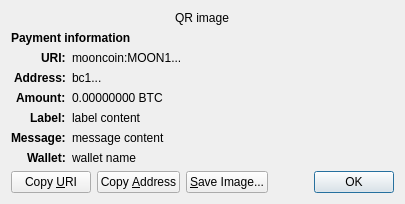
<?xml version="1.0" encoding="UTF-8"?>
<ui version="4.0">
 <class>ReceiveRequestDialog</class>
 <widget class="QDialog" name="ReceiveRequestDialog">
  <property name="geometry">
   <rect>
    <x>0</x>
    <y>0</y>
    <width>413</width>
    <height>229</height>
   </rect>
  </property>
  <property name="windowTitle">
   <string>Request payment to ...</string>
  </property>
  <layout class="QGridLayout" name="gridLayout" columnstretch="0,1">
   <property name="sizeConstraint">
    <enum>QLayout::SetFixedSize</enum>
   </property>
   <item row="0" column="0" colspan="2" alignment="Qt::AlignHCenter">
    <widget class="QRImageWidget" name="qr_code">
     <property name="text">
      <string notr="true">QR image</string>
     </property>
     <property name="textInteractionFlags">
      <set>Qt::NoTextInteraction</set>
     </property>
    </widget>
   </item>
   <item row="1" column="0" colspan="2">
    <widget class="QLabel" name="payment_header">
     <property name="font">
      <font>
       <weight>75</weight>
       <bold>true</bold>
      </font>
     </property>
     <property name="text">
      <string>Payment information</string>
     </property>
     <property name="textInteractionFlags">
      <set>Qt::NoTextInteraction</set>
     </property>
    </widget>
   </item>
   <item row="2" column="0" alignment="Qt::AlignRight|Qt::AlignTop">
    <widget class="QLabel" name="uri_tag">
     <property name="font">
      <font>
       <weight>75</weight>
       <bold>true</bold>
      </font>
     </property>
     <property name="text">
      <string notr="true">URI:</string>
     </property>
     <property name="textFormat">
      <enum>Qt::PlainText</enum>
     </property>
     <property name="textInteractionFlags">
      <set>Qt::NoTextInteraction</set>
     </property>
    </widget>
   </item>
   <item row="2" column="1" alignment="Qt::AlignTop">
    <widget class="QLabel" name="uri_content">
     <property name="text">
      <string notr="true">mooncoin:MOON1...</string>
     </property>
     <property name="textFormat">
      <enum>Qt::RichText</enum>
     </property>
     <property name="wordWrap">
      <bool>true</bool>
     </property>
     <property name="textInteractionFlags">
      <set>Qt::TextSelectableByMouse</set>
     </property>
    </widget>
   </item>
   <item row="3" column="0" alignment="Qt::AlignRight|Qt::AlignTop">
    <widget class="QLabel" name="address_tag">
     <property name="font">
      <font>
       <weight>75</weight>
       <bold>true</bold>
      </font>
     </property>
     <property name="text">
      <string>Address:</string>
     </property>
     <property name="textInteractionFlags">
      <set>Qt::NoTextInteraction</set>
     </property>
    </widget>
   </item>
   <item row="3" column="1" alignment="Qt::AlignTop">
    <widget class="QLabel" name="address_content">
     <property name="text">
      <string notr="true">bc1...</string>
     </property>
     <property name="textFormat">
      <enum>Qt::PlainText</enum>
     </property>
     <property name="textInteractionFlags">
      <set>Qt::TextSelectableByMouse</set>
     </property>
    </widget>
   </item>
   <item row="4" column="0" alignment="Qt::AlignRight|Qt::AlignTop">
    <widget class="QLabel" name="amount_tag">
     <property name="font">
      <font>
       <weight>75</weight>
       <bold>true</bold>
      </font>
     </property>
     <property name="text">
      <string>Amount:</string>
     </property>
     <property name="textInteractionFlags">
      <set>Qt::NoTextInteraction</set>
     </property>
    </widget>
   </item>
   <item row="4" column="1" alignment="Qt::AlignTop">
    <widget class="QLabel" name="amount_content">
     <property name="text">
      <string notr="true">0.00000000 BTC</string>
     </property>
     <property name="textFormat">
      <enum>Qt::PlainText</enum>
     </property>
     <property name="textInteractionFlags">
      <set>Qt::TextSelectableByMouse</set>
     </property>
    </widget>
   </item>
   <item row="5" column="0" alignment="Qt::AlignRight|Qt::AlignTop">
    <widget class="QLabel" name="label_tag">
     <property name="font">
      <font>
       <weight>75</weight>
       <bold>true</bold>
      </font>
     </property>
     <property name="text">
      <string>Label:</string>
     </property>
     <property name="textInteractionFlags">
      <set>Qt::NoTextInteraction</set>
     </property>
    </widget>
   </item>
   <item row="5" column="1" alignment="Qt::AlignTop">
    <widget class="QLabel" name="label_content">
     <property name="text">
      <string notr="true">label content</string>
     </property>
     <property name="textFormat">
      <enum>Qt::PlainText</enum>
     </property>
     <property name="wordWrap">
      <bool>true</bool>
     </property>
     <property name="textInteractionFlags">
      <set>Qt::TextSelectableByMouse</set>
     </property>
    </widget>
   </item>
   <item row="6" column="0" alignment="Qt::AlignRight|Qt::AlignTop">
    <widget class="QLabel" name="message_tag">
     <property name="font">
      <font>
       <weight>75</weight>
       <bold>true</bold>
      </font>
     </property>
     <property name="text">
      <string>Message:</string>
     </property>
     <property name="textInteractionFlags">
      <set>Qt::NoTextInteraction</set>
     </property>
    </widget>
   </item>
   <item row="6" column="1" alignment="Qt::AlignTop">
    <widget class="QLabel" name="message_content">
     <property name="text">
      <string notr="true">message content</string>
     </property>
     <property name="textFormat">
      <enum>Qt::PlainText</enum>
     </property>
     <property name="wordWrap">
      <bool>true</bool>
     </property>
     <property name="textInteractionFlags">
      <set>Qt::TextSelectableByMouse</set>
     </property>
    </widget>
   </item>
   <item row="7" column="0" alignment="Qt::AlignRight|Qt::AlignTop">
    <widget class="QLabel" name="wallet_tag">
     <property name="font">
      <font>
       <weight>75</weight>
       <bold>true</bold>
      </font>
     </property>
     <property name="text">
      <string>Wallet:</string>
     </property>
     <property name="textInteractionFlags">
      <set>Qt::NoTextInteraction</set>
     </property>
    </widget>
   </item>
   <item row="7" column="1" alignment="Qt::AlignTop">
    <widget class="QLabel" name="wallet_content">
     <property name="text">
      <string notr="true">wallet name</string>
     </property>
     <property name="textFormat">
      <enum>Qt::PlainText</enum>
     </property>
     <property name="wordWrap">
      <bool>true</bool>
     </property>
     <property name="textInteractionFlags">
      <set>Qt::TextSelectableByMouse</set>
     </property>
    </widget>
   </item>
   <item row="8" column="0" colspan="2">
    <layout class="QHBoxLayout" name="horizontalLayout">
     <item>
      <widget class="QPushButton" name="btnCopyURI">
       <property name="text">
        <string>Copy &amp;URI</string>
       </property>
       <property name="autoDefault">
        <bool>false</bool>
       </property>
      </widget>
     </item>
     <item>
      <widget class="QPushButton" name="btnCopyAddress">
       <property name="text">
        <string>Copy &amp;Address</string>
       </property>
       <property name="autoDefault">
        <bool>false</bool>
       </property>
      </widget>
     </item>
     <item>
      <widget class="QPushButton" name="btnSaveAs">
       <property name="text">
        <string>&amp;Save Image...</string>
       </property>
       <property name="autoDefault">
        <bool>false</bool>
       </property>
      </widget>
     </item>
     <item>
      <spacer name="horizontalSpacer_2">
       <property name="orientation">
        <enum>Qt::Horizontal</enum>
       </property>
       <property name="sizeHint" stdset="0">
        <size>
         <width>40</width>
         <height>20</height>
        </size>
       </property>
      </spacer>
     </item>
     <item>
      <widget class="QDialogButtonBox" name="buttonBox">
       <property name="focusPolicy">
        <enum>Qt::StrongFocus</enum>
       </property>
       <property name="standardButtons">
        <set>QDialogButtonBox::Ok</set>
       </property>
      </widget>
     </item>
    </layout>
   </item>
  </layout>
 </widget>
 <customwidgets>
  <customwidget>
   <class>QRImageWidget</class>
   <extends>QLabel</extends>
   <header>qt/qrimagewidget.h</header>
  </customwidget>
 </customwidgets>
 <tabstops>
  <tabstop>buttonBox</tabstop>
  <tabstop>btnCopyURI</tabstop>
  <tabstop>btnCopyAddress</tabstop>
  <tabstop>btnSaveAs</tabstop>
 </tabstops>
 <resources/>
 <connections>
  <connection>
   <sender>buttonBox</sender>
   <signal>accepted()</signal>
   <receiver>ReceiveRequestDialog</receiver>
   <slot>accept()</slot>
   <hints>
    <hint type="sourcelabel">
     <x>135</x>
     <y>230</y>
    </hint>
    <hint type="destinationlabel">
     <x>135</x>
     <y>126</y>
    </hint>
   </hints>
  </connection>
 </connections>
</ui>
